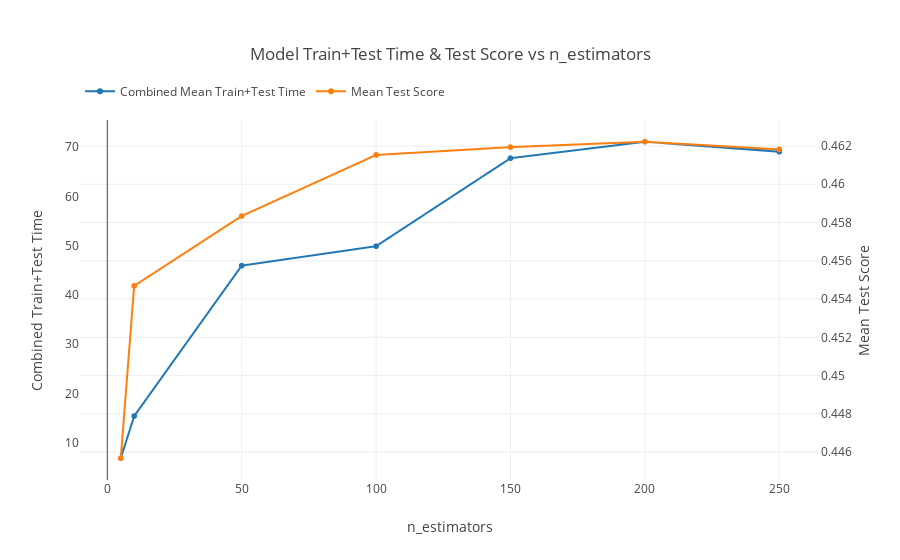

The notebook cell saved with this chart:
### Code cell
plot_cv(results, param='n_estimators')

### Figure 1 — Plotly figure (JSON) as saved in the notebook; plotly's stock layout.template omitted (floating-point values rounded to 4 significant figures)
{"data": [{"mode": "lines+markers", "name": "Combined Mean Train+Test Time", "type": "scattergl", "uid": "97b514f4-ab6c-11e9-8135-e442a6f8adc6", "x": [5, 10, 50, 100, 150, 200, 250], "y": [6.869, 15.43, 45.94, 49.88, 67.73, 71.07, 69.04]}, {"mode": "lines+markers", "name": "Mean Test Score", "type": "scattergl", "uid": "97b514f5-ab6c-11e9-a03e-e442a6f8adc6", "x": [5, 10, 50, 100, 150, 200, 250], "y": [0.4457, 0.4547, 0.4583, 0.4615, 0.4619, 0.4622, 0.4618], "yaxis": "y2"}], "layout": {"legend": {"orientation": "h", "y": 1.12}, "margin": {"t": 120}, "title": "Model Train+Test Time & Test Score vs n_estimators", "xaxis": {"title": "n_estimators"}, "yaxis": {"title": "Combined Train+Test Time"}, "yaxis2": {"side": "right", "title": "Mean Test Score"}}}
